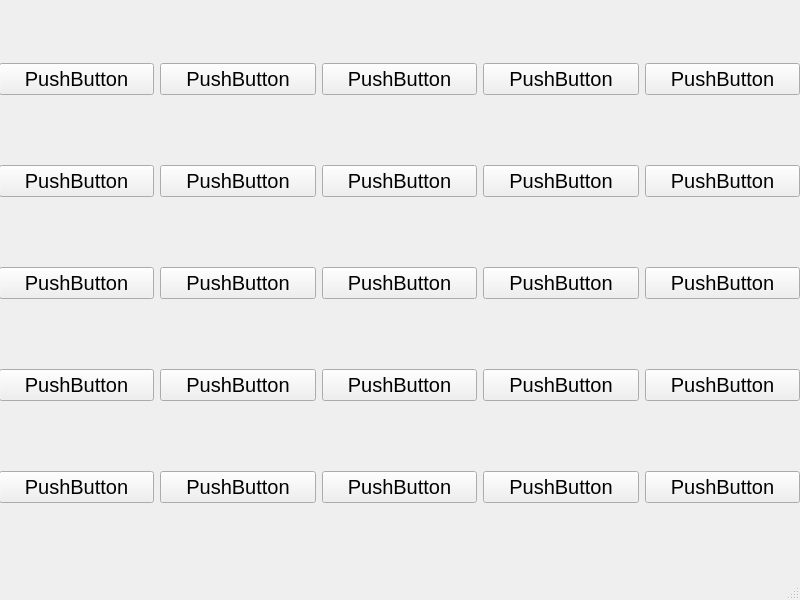
<?xml version="1.0" encoding="UTF-8"?>
<ui version="4.0">
 <class>MainWindow</class>
 <widget class="QMainWindow" name="MainWindow">
  <property name="geometry">
   <rect>
    <x>0</x>
    <y>0</y>
    <width>800</width>
    <height>600</height>
   </rect>
  </property>
  <property name="windowTitle">
   <string>MainWindow</string>
  </property>
  <widget class="QWidget" name="centralwidget">
   <widget class="QWidget" name="gridLayoutWidget">
    <property name="geometry">
     <rect>
      <x>-1</x>
      <y>-1</y>
      <width>801</width>
      <height>571</height>
     </rect>
    </property>
    <layout class="QGridLayout" name="gridLayout">
     <item row="4" column="2">
      <widget class="QPushButton" name="btn_item23">
       <property name="font">
        <font>
         <pointsize>15</pointsize>
        </font>
       </property>
       <property name="text">
        <string>PushButton</string>
       </property>
      </widget>
     </item>
     <item row="1" column="0">
      <widget class="QPushButton" name="btn_item6">
       <property name="font">
        <font>
         <pointsize>15</pointsize>
        </font>
       </property>
       <property name="text">
        <string>PushButton</string>
       </property>
      </widget>
     </item>
     <item row="3" column="0">
      <widget class="QPushButton" name="btn_item16">
       <property name="font">
        <font>
         <pointsize>15</pointsize>
        </font>
       </property>
       <property name="text">
        <string>PushButton</string>
       </property>
      </widget>
     </item>
     <item row="2" column="1">
      <widget class="QPushButton" name="btn_item12">
       <property name="font">
        <font>
         <pointsize>15</pointsize>
        </font>
       </property>
       <property name="text">
        <string>PushButton</string>
       </property>
      </widget>
     </item>
     <item row="0" column="1">
      <widget class="QPushButton" name="btn_item2">
       <property name="font">
        <font>
         <pointsize>15</pointsize>
        </font>
       </property>
       <property name="text">
        <string>PushButton</string>
       </property>
      </widget>
     </item>
     <item row="1" column="3">
      <widget class="QPushButton" name="btn_item9">
       <property name="font">
        <font>
         <pointsize>15</pointsize>
        </font>
       </property>
       <property name="text">
        <string>PushButton</string>
       </property>
      </widget>
     </item>
     <item row="2" column="0">
      <widget class="QPushButton" name="btn_item11">
       <property name="font">
        <font>
         <pointsize>15</pointsize>
        </font>
       </property>
       <property name="text">
        <string>PushButton</string>
       </property>
      </widget>
     </item>
     <item row="0" column="3">
      <widget class="QPushButton" name="btn_item4">
       <property name="font">
        <font>
         <pointsize>15</pointsize>
        </font>
       </property>
       <property name="text">
        <string>PushButton</string>
       </property>
      </widget>
     </item>
     <item row="2" column="3">
      <widget class="QPushButton" name="btn_item14">
       <property name="font">
        <font>
         <pointsize>15</pointsize>
        </font>
       </property>
       <property name="text">
        <string>PushButton</string>
       </property>
      </widget>
     </item>
     <item row="0" column="2">
      <widget class="QPushButton" name="btn_item3">
       <property name="font">
        <font>
         <pointsize>15</pointsize>
        </font>
       </property>
       <property name="text">
        <string>PushButton</string>
       </property>
      </widget>
     </item>
     <item row="0" column="0">
      <widget class="QPushButton" name="btn_item1">
       <property name="font">
        <font>
         <pointsize>15</pointsize>
        </font>
       </property>
       <property name="text">
        <string>PushButton</string>
       </property>
      </widget>
     </item>
     <item row="2" column="2">
      <widget class="QPushButton" name="btn_item13">
       <property name="font">
        <font>
         <pointsize>15</pointsize>
        </font>
       </property>
       <property name="text">
        <string>PushButton</string>
       </property>
      </widget>
     </item>
     <item row="1" column="1">
      <widget class="QPushButton" name="btn_item7">
       <property name="font">
        <font>
         <pointsize>15</pointsize>
        </font>
       </property>
       <property name="text">
        <string>PushButton</string>
       </property>
      </widget>
     </item>
     <item row="4" column="0">
      <widget class="QPushButton" name="btn_item21">
       <property name="font">
        <font>
         <pointsize>15</pointsize>
        </font>
       </property>
       <property name="text">
        <string>PushButton</string>
       </property>
      </widget>
     </item>
     <item row="4" column="3">
      <widget class="QPushButton" name="btn_item24">
       <property name="font">
        <font>
         <pointsize>15</pointsize>
        </font>
       </property>
       <property name="text">
        <string>PushButton</string>
       </property>
      </widget>
     </item>
     <item row="3" column="2">
      <widget class="QPushButton" name="btn_item18">
       <property name="font">
        <font>
         <pointsize>15</pointsize>
        </font>
       </property>
       <property name="text">
        <string>PushButton</string>
       </property>
      </widget>
     </item>
     <item row="3" column="3">
      <widget class="QPushButton" name="btn_item19">
       <property name="font">
        <font>
         <pointsize>15</pointsize>
        </font>
       </property>
       <property name="text">
        <string>PushButton</string>
       </property>
      </widget>
     </item>
     <item row="3" column="1">
      <widget class="QPushButton" name="btn_item17">
       <property name="font">
        <font>
         <pointsize>15</pointsize>
        </font>
       </property>
       <property name="text">
        <string>PushButton</string>
       </property>
      </widget>
     </item>
     <item row="4" column="1">
      <widget class="QPushButton" name="btn_item22">
       <property name="font">
        <font>
         <pointsize>15</pointsize>
        </font>
       </property>
       <property name="text">
        <string>PushButton</string>
       </property>
      </widget>
     </item>
     <item row="1" column="2">
      <widget class="QPushButton" name="btn_item8">
       <property name="font">
        <font>
         <pointsize>15</pointsize>
        </font>
       </property>
       <property name="text">
        <string>PushButton</string>
       </property>
      </widget>
     </item>
     <item row="0" column="4">
      <widget class="QPushButton" name="btn_item5">
       <property name="font">
        <font>
         <pointsize>15</pointsize>
        </font>
       </property>
       <property name="text">
        <string>PushButton</string>
       </property>
      </widget>
     </item>
     <item row="1" column="4">
      <widget class="QPushButton" name="btn_item10">
       <property name="font">
        <font>
         <pointsize>15</pointsize>
        </font>
       </property>
       <property name="text">
        <string>PushButton</string>
       </property>
      </widget>
     </item>
     <item row="2" column="4">
      <widget class="QPushButton" name="btn_item15">
       <property name="font">
        <font>
         <pointsize>15</pointsize>
        </font>
       </property>
       <property name="text">
        <string>PushButton</string>
       </property>
      </widget>
     </item>
     <item row="3" column="4">
      <widget class="QPushButton" name="btn_item20">
       <property name="font">
        <font>
         <pointsize>15</pointsize>
        </font>
       </property>
       <property name="text">
        <string>PushButton</string>
       </property>
      </widget>
     </item>
     <item row="4" column="4">
      <widget class="QPushButton" name="btn_exit">
       <property name="font">
        <font>
         <pointsize>15</pointsize>
        </font>
       </property>
       <property name="text">
        <string>PushButton</string>
       </property>
      </widget>
     </item>
    </layout>
   </widget>
  </widget>
  <widget class="QMenuBar" name="menubar">
   <property name="geometry">
    <rect>
     <x>0</x>
     <y>0</y>
     <width>800</width>
     <height>21</height>
    </rect>
   </property>
  </widget>
  <widget class="QStatusBar" name="statusbar"/>
 </widget>
 <resources/>
 <connections/>
</ui>
